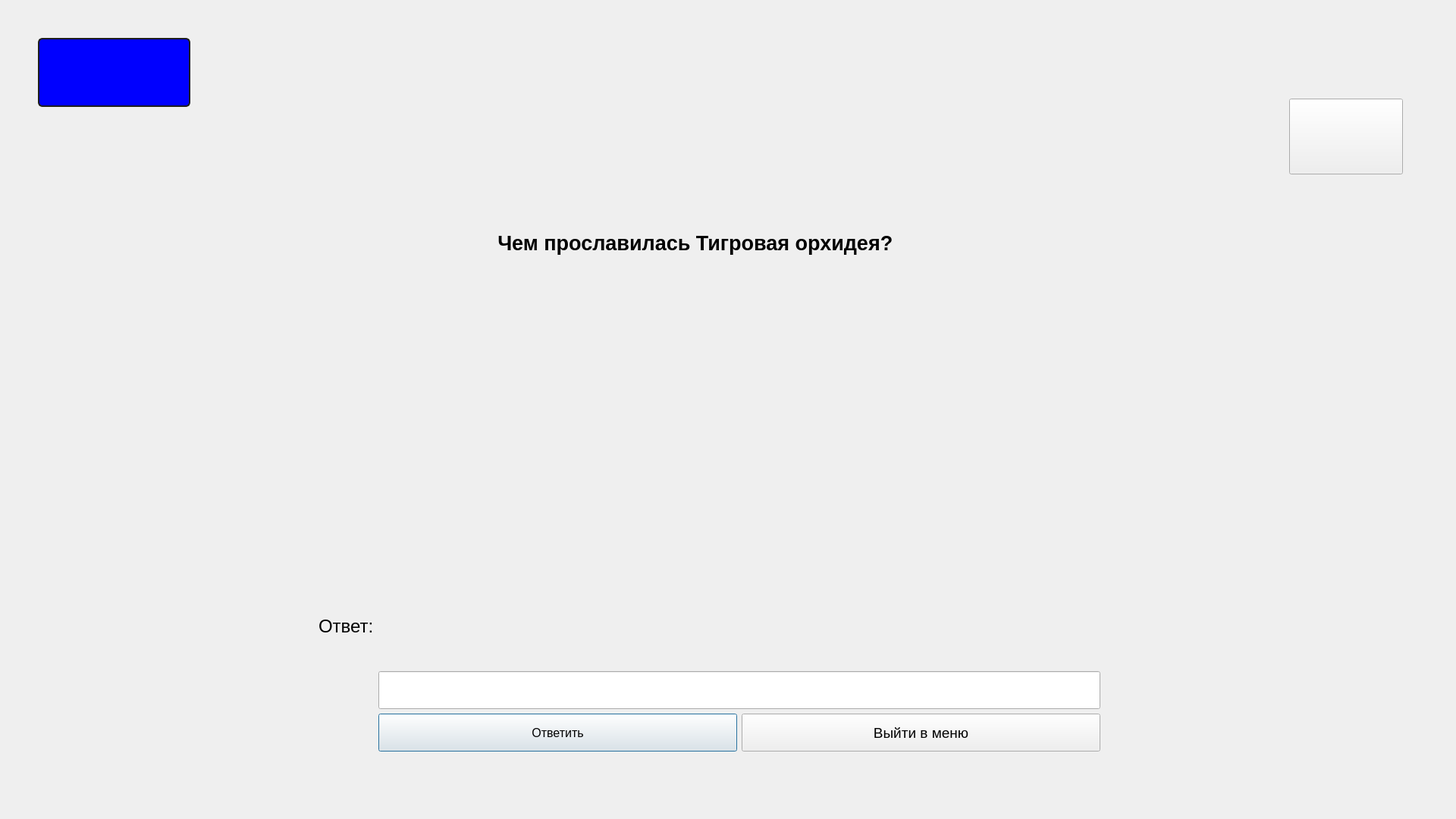
<?xml version="1.0" encoding="UTF-8"?>
<ui version="4.0">
 <class>window231</class>
 <widget class="QDialog" name="window231">
  <property name="geometry">
   <rect>
    <x>0</x>
    <y>0</y>
    <width>1920</width>
    <height>1080</height>
   </rect>
  </property>
  <property name="windowTitle">
   <string>Dialog</string>
  </property>
  <widget class="QLabel" name="label_score">
   <property name="geometry">
    <rect>
     <x>50</x>
     <y>50</y>
     <width>201</width>
     <height>91</height>
    </rect>
   </property>
   <property name="styleSheet">
    <string notr="true">QLabel
{
font-weight: bold;
    color: yellow;
    background-color: blue;
    border-width: 2px;
    border-color: #1e1e1e;
    border-style: solid;
    border-radius: 6;
    padding: 3px;
    font-size: 40px;
    padding-left: 5px;
    padding-right: 5px;
}

QPushButton:pressed
{
    background-color: QLinearGradient( x1: 0, y1: 0, x2: 0, y2: 1, stop: 0 #2d2d2d, stop: 0.1 #2b2b2b, stop: 0.5 #292929, stop: 0.9 #282828, stop: 1 #252525);
}

QPushButton:hover
{
    border: 2px solid QLinearGradient( x1: 0, y1: 0, x2: 0, y2: 1, stop: 0 #ffa02f, stop: 1 #d7801a);
}

QPushButton:focus {
    border-color: yellow;
   outline: none;
}</string>
   </property>
   <property name="text">
    <string/>
   </property>
  </widget>
  <widget class="QStackedWidget" name="stackedWidget">
   <property name="geometry">
    <rect>
     <x>-50</x>
     <y>120</y>
     <width>1920</width>
     <height>1080</height>
    </rect>
   </property>
   <property name="currentIndex">
    <number>0</number>
   </property>
   <widget class="QWidget" name="page">
    <widget class="QLabel" name="label">
     <property name="geometry">
      <rect>
       <x>440</x>
       <y>10</y>
       <width>1061</width>
       <height>381</height>
      </rect>
     </property>
     <property name="font">
      <font>
       <pointsize>20</pointsize>
       <weight>75</weight>
       <bold>true</bold>
      </font>
     </property>
     <property name="text">
      <string>Чем прославилась Тигровая орхидея? </string>
     </property>
     <property name="textFormat">
      <enum>Qt::AutoText</enum>
     </property>
     <property name="scaledContents">
      <bool>false</bool>
     </property>
     <property name="alignment">
      <set>Qt::AlignCenter</set>
     </property>
     <property name="wordWrap">
      <bool>true</bool>
     </property>
    </widget>
    <widget class="QWidget" name="layoutWidget">
     <property name="geometry">
      <rect>
       <x>470</x>
       <y>540</y>
       <width>1031</width>
       <height>331</height>
      </rect>
     </property>
     <layout class="QHBoxLayout" name="horizontalLayout_2">
      <item>
       <widget class="QLabel" name="label_4">
        <property name="minimumSize">
         <size>
          <width>0</width>
          <height>100</height>
         </size>
        </property>
        <property name="font">
         <font>
          <pointsize>18</pointsize>
         </font>
        </property>
        <property name="text">
         <string>Ответ:</string>
        </property>
       </widget>
      </item>
      <item>
       <layout class="QVBoxLayout" name="verticalLayout">
        <item>
         <widget class="QLabel" name="label_result">
          <property name="minimumSize">
           <size>
            <width>0</width>
            <height>200</height>
           </size>
          </property>
          <property name="font">
           <font>
            <pointsize>22</pointsize>
            <weight>75</weight>
            <bold>true</bold>
           </font>
          </property>
          <property name="styleSheet">
           <string notr="true"/>
          </property>
          <property name="text">
           <string/>
          </property>
         </widget>
        </item>
        <item>
         <widget class="QLineEdit" name="lineEdit_answer">
          <property name="minimumSize">
           <size>
            <width>0</width>
            <height>50</height>
           </size>
          </property>
          <property name="font">
           <font>
            <pointsize>20</pointsize>
            <weight>75</weight>
            <bold>true</bold>
           </font>
          </property>
          <property name="text">
           <string/>
          </property>
         </widget>
        </item>
        <item>
         <layout class="QHBoxLayout" name="horizontalLayout">
          <item>
           <widget class="QPushButton" name="pushButton_answer">
            <property name="enabled">
             <bool>true</bool>
            </property>
            <property name="minimumSize">
             <size>
              <width>0</width>
              <height>50</height>
             </size>
            </property>
            <property name="font">
             <font>
              <pointsize>12</pointsize>
             </font>
            </property>
            <property name="text">
             <string>Ответить</string>
            </property>
           </widget>
          </item>
          <item>
           <widget class="QPushButton" name="pushButton_11">
            <property name="minimumSize">
             <size>
              <width>0</width>
              <height>50</height>
             </size>
            </property>
            <property name="font">
             <font>
              <pointsize>14</pointsize>
             </font>
            </property>
            <property name="text">
             <string>Выйти в меню</string>
            </property>
           </widget>
          </item>
         </layout>
        </item>
       </layout>
      </item>
     </layout>
    </widget>
    <widget class="QPushButton" name="show_hit">
     <property name="geometry">
      <rect>
       <x>1750</x>
       <y>10</y>
       <width>150</width>
       <height>100</height>
      </rect>
     </property>
     <property name="text">
      <string/>
     </property>
    </widget>
   </widget>
   <widget class="QWidget" name="page_2">
    <widget class="QPushButton" name="close_hit">
     <property name="geometry">
      <rect>
       <x>1750</x>
       <y>10</y>
       <width>150</width>
       <height>100</height>
      </rect>
     </property>
     <property name="text">
      <string/>
     </property>
    </widget>
    <widget class="QLabel" name="label_3">
     <property name="geometry">
      <rect>
       <x>460</x>
       <y>20</y>
       <width>1000</width>
       <height>750</height>
      </rect>
     </property>
     <property name="text">
      <string/>
     </property>
    </widget>
   </widget>
   <widget class="QWidget" name="page_3"/>
  </widget>
  <widget class="QLabel" name="label_2">
   <property name="geometry">
    <rect>
     <x>0</x>
     <y>0</y>
     <width>1920</width>
     <height>1080</height>
    </rect>
   </property>
   <property name="text">
    <string/>
   </property>
  </widget>
  <zorder>label_2</zorder>
  <zorder>label_score</zorder>
  <zorder>stackedWidget</zorder>
 </widget>
 <resources/>
 <connections/>
</ui>
